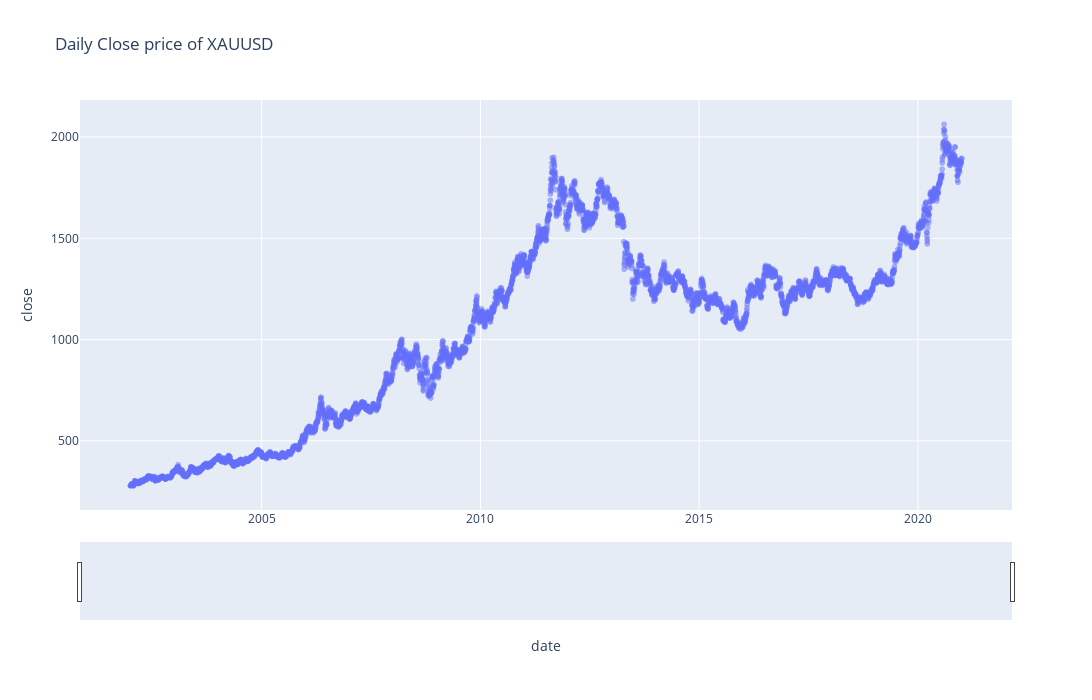

The code cell stored with this chart in its notebook:
### Code cell
import plotly.express as px
fig = px.scatter(df, x = 'date', y = 'close', title = 'Daily Close price of XAUUSD', width = 1200, height = 700, opacity = 0.5)
# Add a slider to the plot
fig.update_xaxes(rangeslider_visible=True)
fig.update_yaxes(rangemode = 'normal')
fig.show()
# ['linear', 'hv', 'vh', 'hvh', 'vhv']

### Figure 1 — Plotly figure (JSON) as saved in the notebook; plotly's stock layout.template omitted (floating-point values rounded to 4 significant figures; data arrays with more than 128 entries replaced by an {"elided": "..."} marker saying what was removed)
{"data": [{"hovertemplate": "date=%{x}<br>close=%{y}<extra></extra>", "legendgroup": "", "marker": {"color": "#636efa", "opacity": 0.5, "symbol": "circle"}, "mode": "markers", "name": "", "showlegend": false, "type": "scattergl", "x": {"elided": "5068 str values"}, "xaxis": "x", "y": {"elided": "5068 float values"}, "yaxis": "y"}], "layout": {"height": 700, "legend": {"tracegroupgap": 0}, "title": {"text": "Daily Close price of XAUUSD"}, "width": 1200, "xaxis": {"anchor": "y", "domain": [0, 1], "rangeslider": {"visible": true}, "title": {"text": "date"}}, "yaxis": {"anchor": "x", "domain": [0, 1], "rangemode": "normal", "title": {"text": "close"}}}}
